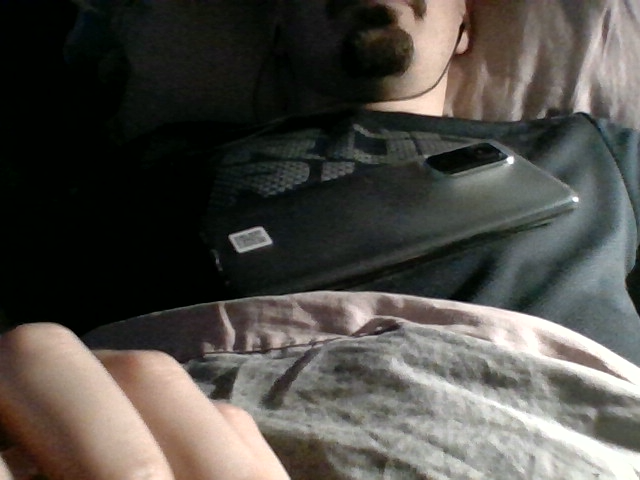
#> input picture hand_draw.png, 640 x 480 px
$ python kmeans_color.py
#> lines starting #> are read from the running program, lines starting #| are printed output that depends on the picture
### kmeans/KmeansData.py
import pickle
import numpy as np
from scipy.spatial import distance

crit_nb = 43


class KmeansData:
    # [14 lines left out: functions __init__, save_object, not called in this run]


# loads a KmeansData object from a .pickle file
def load_object(filename):
    try:
        with open(filename, "rb") as f:
            return pickle.load(f)
    except Exception as ex:
        print("Error during unpickling object (Possibly unsupported):", ex)


# Computes some statistics about the cluster centers and the points corresponding to the hand images
# [81 lines left out: functions stats, criterias, not called in this run]

### kmeans/kmeans_color.py
import cv2
import glob
import matplotlib.pyplot as plt
from sklearn.cluster import KMeans
from KmeansData import *


# [68 lines left out: functions generating_data, filtering_data, clustering_data, drawing_clusters, not called in this run]


def applying_kmeans(img):
#> called with img = '../hand_draw.png'
    h, w, c = cv2.imread(img).shape  # height, width and colors of the first image
#> h = 480; w = 640; c = 3

    # Gets all the images in the path, converts them to HLS and creates an array with the HLS values of each pixel
    data = np.array(cv2.cvtColor(cv2.imread(img), cv2.COLOR_BGR2HLS))
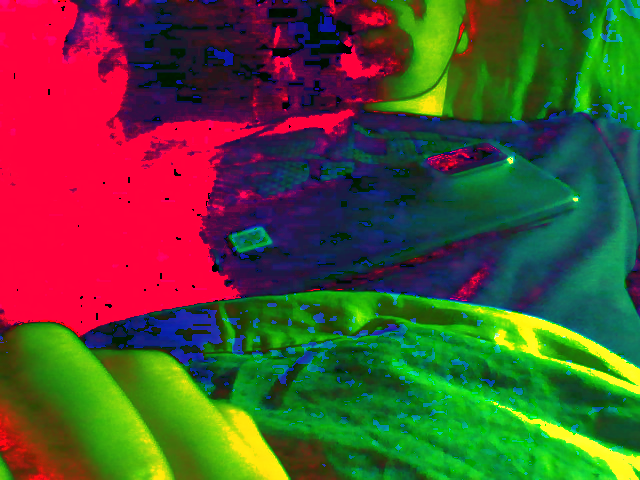
#> data: shape (480, 640, 3); mean B, G, R 49.4, 76.5, 83.4

    # flattens the array to a 2D array (HLS values * number of pixels) and keeps only H and L columns
    pixels = data.flatten().reshape(h * w, 3)
    data = np.block([[pixels[:, 0]], [pixels[:, 1]]])
    data = np.transpose(data)
#> data = 307200 pairs, first value 0 to 179, second value 0 to 255
    print("nombre de pixels : " + str(len(data)))
#| nombre de pixels : 307200

    # applying the kmeans to an image
    obj = load_object("kmeans_data.pickle")
#> (the run stopped early here; a loop or call above may not have finished)
